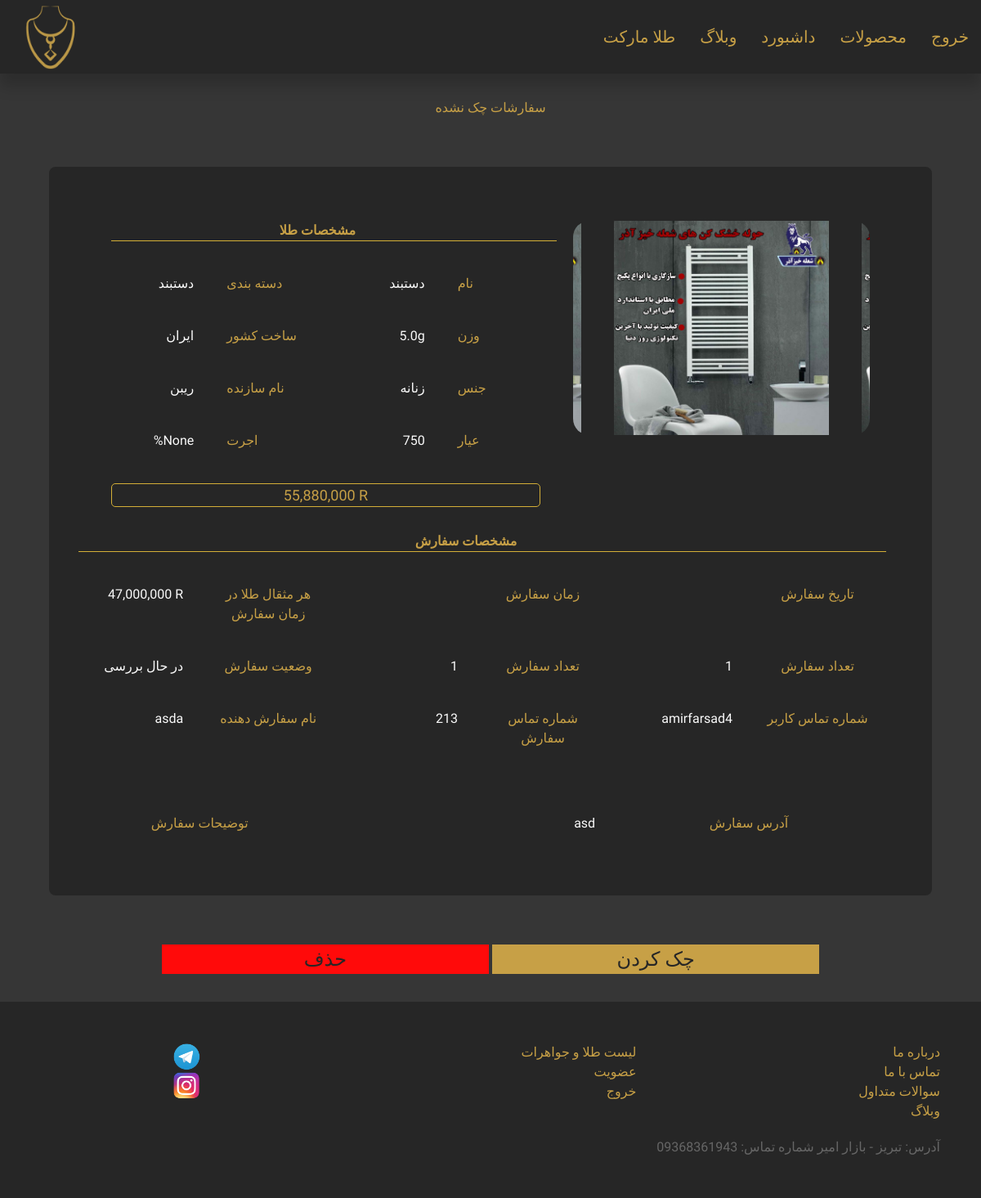
The app's page /order/unchecked-list/ (signed in) with its own data.
### jewlery/models.py (models this page shows, shortened)
class JewleryPictureModel(models.Model):
    jewlery = models.ForeignKey(JewleryModel, on_delete = models.CASCADE,
                               related_name = 'pictures')
    picture = models.ImageField(blank = True, null = True,
                                upload_to=r'jewlery/pictures')

class JewleryModel(models.Model):
    name = models.CharField(max_length = 264, null = False, blank = False)
    is_womanly = models.BooleanField(null = False, default = True)
    is_unisex = models.BooleanField(null = False, default = False)
    is_used = models.BooleanField(null = False , default = False)
    is_domestic = models.BooleanField(null = False, default = True)
    made_in = models.CharField(max_length = 264, null = True, blank = True)
    weight = models.FloatField(null = False, blank = False)
    company_name = models.CharField(max_length = 264, blank = True, null = True)
    karat = models.IntegerField(default = 750, blank = False, null = False)
    is_available = models.BooleanField(default = True, null = False)
    buy_wage = models.FloatField(null = False, blank = False)
    sale_wage = models.FloatField(null = False, blank = False)
    wholesale_wage = models.FloatField(null = False, blank = False)
    is_confirmed =  models.BooleanField(default = True, blank = False, null = False)
    instance_price = models.IntegerField(null = True, blank = True)
    is_favorite =  models.BooleanField(default = False, blank = False, null = False)
    description = models.TextField(null = True, blank = True)
    is_goldset =  models.BooleanField(default = False, blank = False, null = False)
    is_pendant =  models.BooleanField(default = False, blank = False, null = False)
    is_bracelet = models.BooleanField(default = False, blank = False, null = False)
    is_necklace = models.BooleanField(default = False, blank = False, null = False)
    is_bangle =   models.BooleanField(default = False, blank = False, null = False)
    is_chain =    models.BooleanField(default = False, blank = False, null = False)
    is_earings =  models.BooleanField(default = False, blank = False, null = False)
    is_halfset =  models.BooleanField(default = False, blank = False, null = False)
    is_watch =    models.BooleanField(default = False, blank = False, null = False)
    is_anklet =   models.BooleanField(default = False, blank = False, null = False)

### order/models.py (models this page shows)
class OrderModel(models.Model):
    jewlery = models.ForeignKey(JewleryModel, on_delete = models.CASCADE,
                                  related_name = 'orders')
    commonuser = models.ForeignKey(CommonUserModel, on_delete = models.CASCADE,
                                  related_name = 'orders')
    description = models.TextField(null = True, blank = True)
    is_checked = models.BooleanField(null = False, default = False)
    is_delivered = models.BooleanField(null = False, default = False)
    numbers = models.IntegerField(null = True, blank = True)
    weight = models.FloatField(null = True, blank = True)
    sale_wage = models.FloatField(null = True, blank = True)
    jdatetime = jmodels.jDateTimeField(null = False,default = jdatetime.datetime.now())
    check_datetime = jmodels.jDateTimeField(null = True, blank = True)
    price = models.IntegerField(null = False, blank = False)
    unit = models.IntegerField(null = False, blank = False)
    name = models.CharField(max_length = 264, null = True, blank = True)
    phone_number = models.IntegerField(null = True, blank = True)
    address = models.TextField(null = True, blank = True)

### commonuser/models.py (models this page shows, shortened)
class CommonUserModel(models.Model):
    user = models.OneToOneField(settings.AUTH_USER_MODEL, on_delete = models.CASCADE,
                               related_name='commonusers', primary_key = True)
    address = models.TextField(null = True, blank = True)
    is_jewler_request = models.BooleanField('Jewler Request', default = False)
    is_jewler = models.BooleanField('Jewler Status', default = False)

### accounts/models.py (models this page shows, shortened)
class UserModel(AbstractUser):
    name = models.CharField(max_length=216, null = False, blank = False)
    is_commonuser = models.BooleanField('CommonUser Status', default = False)
    is_masteruser = models.BooleanField('MasterUser Status', default = False)
    slug = models.SlugField(unique = True, null = False, blank = False)

### order/views.py (the view)
# urls.py: path('unchecked-list/', UnCheckedOrderListView, name='uncheckedlist'),
@login_required
@masteruser_required
def UnCheckedOrderListView(request):
    orders = OrderModel.objects.filter(is_checked = False)
    return render (request,'order/uncheckedlist.html',{'orders':orders})

### jewlery/templatetags/customtags.py (called while the page is built)
@register.filter(name='pricedashes')
def pricedashes(value):
    str_price = str(value)
    length_price = len(str_price)
    final_str = str_price
    for i in range(int(length_price/3)):
        beg_str = final_str[:length_price-((i+1)*3)]
        end_str = final_str[length_price-((i+1)*3):]
        final_str = beg_str+','+end_str
    return final_str

### order/templates/order/uncheckedlist.html (shortened to what this page needs)
{% extends "BaseTemplates/base1.html" %}
{% load customtags %}
{% block body_block %}
<div  class="uk-text-center ">
  <div class="fHarmattan goldC-text">
    سفارشات چک نشده
  </div>
  {% for order in orders %}
<div style="margin:5%; padding: 3%;border-radius: 8px;" class="uk-card uk-card-large darkgreyC" uk-grid>
  <div class=" uk-width-2-5@s uk-width-1-1 uk-block fHarmattan ">
    <div style=" border-radius:20px; margin-top:30px" class="uk-position-relative uk-visible-toggle uk-light" tabindex="-1" uk-slider="center: true">
        <ul  class="uk-slider-items uk-grid" uk-lightbox="animation: slide">
          {% for pic in order.jewlery.pictures.all %}
            <li class="uk-width-3-4">
                <a class="uk-panel uk-inline" href="{{pic.picture.url}}">
                    <img width="2000" height="2000" src="{{pic.picture.url}}" alt="">
                </a>
            </li>
            {% endfor %}
        </ul>
    </div>
  </div>
<div class="uk-width-3-5@s uk-width-1-1 fHarmattan uk-text-left goldC-text" uk-grid>
  <div style="margin-top:30px;margin-right:20px; border-bottom:1px solid #d4af37" class="uk-width-1-1 fHarmattan goldC-text uk-text-center uk-text-bold">
مشخصات طلا
  </div>
  <div class=" uk-width-1-4 fHarmattan ">
نام
  </div>
  <div class=" uk-width-1-4 fHarmattan uk-text-right whiteC-text">
{{order.jewlery.name}}
  </div>
  <div class=" uk-width-1-4 fHarmattan ">دسته بندی</div>
   <div class=" uk-width-1-4 fHarmattan uk-text-right whiteC-text">
  {% if order.jewlery.is_bracelet %} دستبند {% endif %}
   </div>
  <div class=" uk-width-1-4 fHarmattan ">
وزن
  </div>
  <div class=" uk-width-1-4 fHarmattan uk-text-right whiteC-text">
{{order.jewlery.weight}}g
  </div>
  <div class=" uk-width-1-4 fHarmattan ">
ساخت کشور
  </div>
  <div class=" uk-width-1-4 fHarmattan uk-text-right whiteC-text">
{{order.jewlery.made_in}}
  </div>
  <div class=" uk-width-1-4 fHarmattan ">
جنس
  </div>
  <div class=" uk-width-1-4 fHarmattan uk-text-right whiteC-text">
{% if order.jewlery.is_unisex %}زنانه و مردانه{% else %}{% if order.jewlery.is_womanly %}زنانه{% else %}مردانه{% endif %}{% endif %}
  </div>
    <div class=" uk-width-1-4 fHarmattan ">
  نام سازنده
    </div>
    <div class=" uk-width-1-4 fHarmattan uk-text-right whiteC-text">
  {{order.jewlery.company_name}}
    </div>
    <div class=" uk-width-1-4 fHarmattan ">
عیار
    </div>
    <div class=" uk-width-1-4 fHarmattan uk-text-right whiteC-text">
  {{order.jewlery.karat}}
    </div>
    <div class=" uk-width-1-4 fHarmattan ">
اجرت
    </div>
    <div class=" uk-width-1-4 fHarmattan uk-text-right whiteC-text">
  {{order.sale_wage}}%
    </div>
     <div class=" uk-width-1-1 fHarmattan uk-text-center">
       <div style="border:solid 1px #d4af37; border-radius:5px; font-size:18px;direction: ltr;"  class="">
         {{order.price|pricedashes}} R
       </div>
     </div>
  </div>
     <div style="margin-top:30px;margin-right:20px; border-bottom:1px solid #d4af37" class="uk-width-1-1 fHarmattan goldC-text uk-text-center uk-text-bold">
   مشخصات سفارش
     </div>
     <div class=" uk-width-1-4 uk-width-1-6@s goldC-text fHarmattan ">
تاریخ سفارش
     </div>
     <div class=" uk-width-1-4 uk-width-1-6@s fHarmattan uk-text-right whiteC-text">
     </div>
     <div class=" uk-width-1-4 uk-width-1-6@s goldC-text fHarmattan ">
زمان سفارش
     </div>
     <div style="direction:ltr;" class=" uk-width-1-4 uk-width-1-6@s fHarmattan uk-text-right whiteC-text">
     </div>
     <div class=" uk-width-1-4 uk-width-1-6@s goldC-text fHarmattan ">
هر مثقال طلا در زمان سفارش
     </div>
     <div style="direction:ltr;" class=" uk-width-1-4 uk-width-1-6@s fHarmattan uk-text-right whiteC-text">
   {{order.unit|pricedashes}} R
     </div>
     <div class=" uk-width-1-4 uk-width-1-6@s goldC-text fHarmattan ">
تعداد سفارش
     </div>
     <div class=" uk-width-1-4 uk-width-1-6@s fHarmattan uk-text-right whiteC-text">
   {{order.numbers}}
     </div>
     <div class=" uk-width-1-4 uk-width-1-6@s goldC-text fHarmattan ">
تعداد سفارش
     </div>
     <div class=" uk-width-1-4 uk-width-1-6@s fHarmattan uk-text-right whiteC-text">
   {{order.numbers}}
     </div>
     <div class=" uk-width-1-4 uk-width-1-6@s goldC-text fHarmattan ">
وضعیت سفارش
     </div>
     <div class=" uk-width-1-4 uk-width-1-6@s fHarmattan uk-text-right whiteC-text">
{% if order.is_delivered %}تحویل داده شده{% else %}{% if order.is_checked %}در حال ارسال{% endif %}در حال بررسی{% endif %}
     </div>
     <div class=" uk-width-1-4 uk-width-1-6@s goldC-text fHarmattan ">
شماره تماس کاربر
     </div>
     <div class=" uk-width-1-4 uk-width-1-6@s fHarmattan uk-text-right whiteC-text">
   {{order.commonuser.user.username}}
     </div>
     <div class=" uk-width-1-4 uk-width-1-6@s goldC-text fHarmattan ">
شماره تماس سفارش
     </div>
     <div class=" uk-width-1-4 uk-width-1-6@s fHarmattan uk-text-right whiteC-text">
   {{order.phone_number}}
     </div>
     <div class=" uk-width-1-4 uk-width-1-6@s goldC-text fHarmattan ">
نام سفارش دهنده
     </div>
     <div class=" uk-width-1-4 uk-width-1-6@s fHarmattan uk-text-right whiteC-text">
   {{order.commonuser.user.name}}
     </div>
     <div class=" uk-width-1-2 uk-width-1-3@s goldC-text fHarmattan ">
آدرس سفارش
     </div>
     <div class=" uk-width-1-2 uk-width-1-3@s fHarmattan uk-text-right whiteC-text">
   {{order.address}}
     </div>
     <div class=" uk-width-1-2 uk-width-1-3@s goldC-text fHarmattan ">
توضیحات سفارش
     </div>
</div>
<a href="{% url 'order:check' order.pk %}" class="uk-button goldC uk-width-1-3 uk-margin-small-bottom darkgreyC-text fHarmattan uk-text-large">چک کردن</a>
<a href="{% url 'order:delete' order.pk %}" class="uk-button redC uk-width-1-3 uk-margin-small-bottom darkgreyC-text fHarmattan uk-text-large">حذف</a>
{% endfor %}
</div>
    {% endblock %}

### statics/css/styles.css (style rules this page uses)
.fHarmattan { font-family: 'Harmattan', sans-serif; }
.goldC { background-color: #c7a046; }
.goldC-text { color: #c7a046; }
.whiteC-text { color: #fafafa; }
.darkgreyC { background-color: #262626; }
.darkgreyC-text { color: #262626; }
.redC { background-color: #ff0a0a; }
.greyC { background-color: #363636; }

### records on screen
OrderModel: jewlery.name "دستبند", jewlery.weight "5.0", jewlery.made_in "ایران", shows "زنانه", jewlery.company_name "ریبن", jewlery.karat "750", sale_wage "None", price "55,880,000", unit "47,000,000", numbers "1", is_delivered "در حال بررسی", commonuser.user.username "amirfarsad4", phone_number "213", commonuser.user.name "asda", address "asd"
JewleryPictureModel: picture (picture)
JewleryPictureModel: picture (picture)
JewleryPictureModel: picture (picture)
